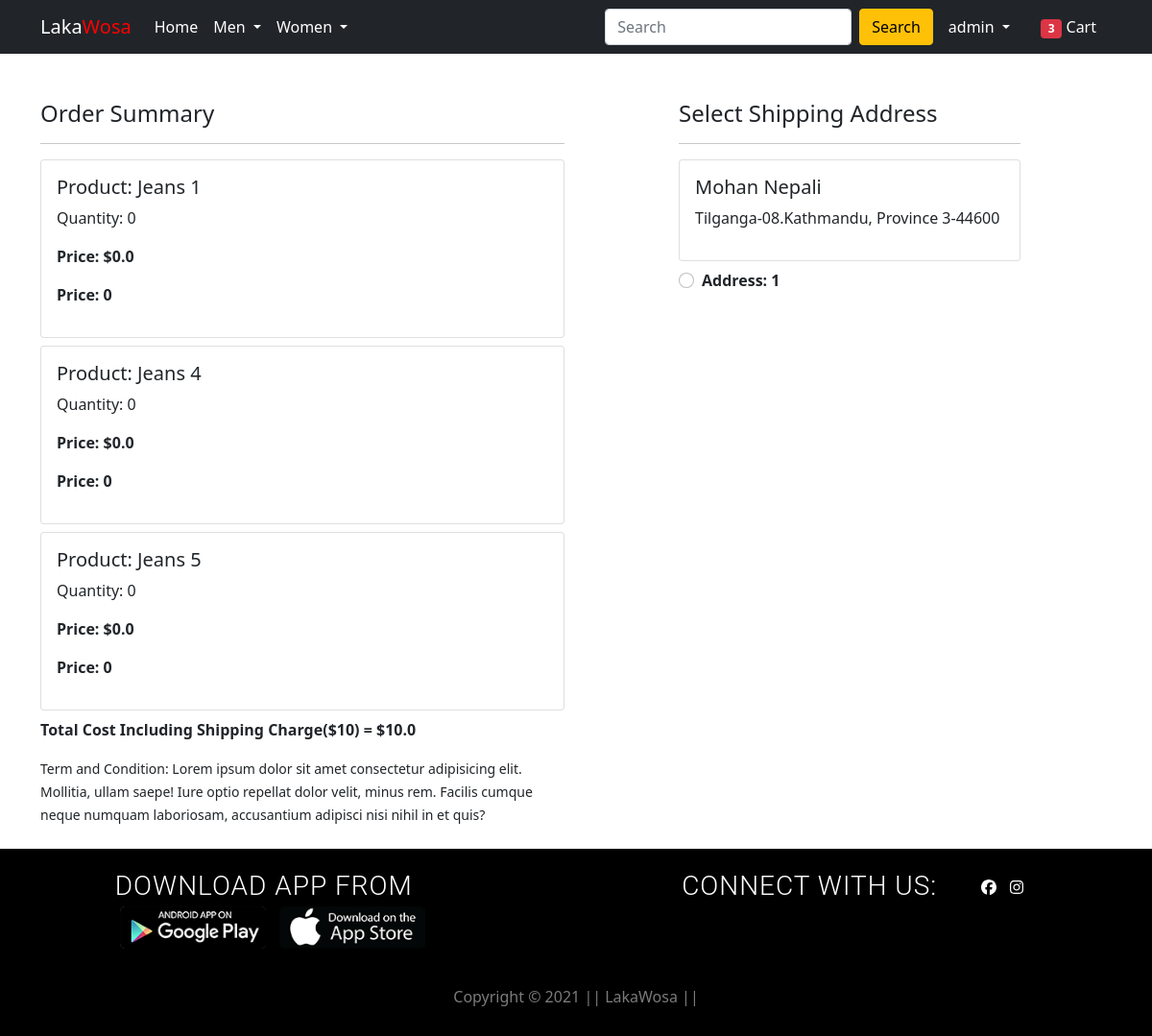
Screenshot of /checkout/ (signed in) with the database file from the repository.
### app/models.py (models this page shows, shortened)
class Cart(models.Model):
    user = models.ForeignKey(User, on_delete=models.CASCADE)
    product = models.ForeignKey(Product, on_delete=models.CASCADE)
    quantity = models.PositiveIntegerField(default=1)
    size = models.PositiveIntegerField(default=1)
    @property
    def total_cost(self):
        return self.quantity * self.product.discounted_price

class Product(models.Model):
    title = models.CharField(max_length=100)
    selling_price = models.FloatField()
    discounted_price = models.FloatField()
    description = models.TextField()
    brand = models.CharField(max_length=100)
    stock = models.IntegerField(default=0)
    category = models.CharField(choices=CATEGORY_CHOICES, max_length=2)
    product_image = models.ImageField(upload_to='productimg')

class Customer(models.Model):
    user = models.ForeignKey(User, on_delete=models.CASCADE)
    name = models.CharField(max_length=200)
    locality = models.CharField(max_length=200)
    city = models.CharField(max_length=200)
    zipcode = models.IntegerField(default=0)
    state = models.CharField(choices=STATE_CHOICES, max_length=50)

### app/views.py (the view)
# urls.py: path('checkout/', views.checkout, name='checkout'),
@login_required
def checkout(request):
    user = request.user #6:0:1
    add = Customer.objects.filter(user=user)
    cart_items = Cart.objects.filter(user=user)
    amount = 0.0
    total_items = 0.0
    shipping_amount = 10.0
    totalamount = 0.0
    cart_product = [p for p in Cart.objects.all() if p.user == request.user]
    if cart_product:
        for p in cart_product:
            temp_amount = (p.quantity * p.product.discounted_price)
            total_items = len(Cart.objects.filter(user=request.user))
            amount+= temp_amount
            totalamount = amount + shipping_amount
            context = {'add':add, 'totalamount':totalamount,'cart_items':cart_items,'total_items':total_items,'id':id}
    return render(request, 'app/checkout.html',context)

### app/templates/app/checkout.html (shortened to what this page needs)
{% extends 'app/base.html' %} {% load static %}  {% block main-content %}
<div class="container">
  <div class="row mt-5">
    <div class="col-sm-6">
      <h4>Order Summary</h4>
      <hr />
      {% for item in cart_items %}
      <div class="card mb-2">
        <div class="card-body">
          <h5>Product: {{item.product.title}}</h5>
          <p name="quantity" id="item.id" value="item.id">Quantity: {{item.quantity}}</p>
          <p class="fw-bold">Price: ${{item.total_cost}}</p>
          <p class="fw-bold" name="stock" id="item.id" value="item.id">Price: {{item.product.stock}}</p>
        </div>
      </div>
      {% endfor %}
      <p class="fw-bold">Total Cost Including Shipping Charge($10) = ${{totalamount}} </p>
      <small
        >Term and Condition: Lorem ipsum dolor sit amet consectetur adipisicing
        elit. Mollitia, ullam saepe! Iure optio repellat dolor velit, minus rem.
        Facilis cumque neque numquam laboriosam, accusantium adipisci nisi nihil
        in et quis?</small
      >
    </div>
    <div class="col-sm-4 offset-sm-1">
      <h4>Select Shipping Address</h4>
      <hr />
      <form action="/paymentdone" id="myform">
        {% for address in add %}
        <div class="card">
          <div class="card-body">
            <h5>{{address.name}}</h5>
            <p>{{address.locality}}.{{address.city}}, {{address.state}}-{{address.zipcode}}</p>
          </div>
        </div>
        <div class="form-check mt-2 mb-5">
          <input class="form-check-input" type="radio" name="custid" id="custadd{{forloop.counter}}" value="{{address.id}}" />
          <label class="form-check-label fw-bold" for=""> Address: {{forloop.counter}} </label>
        </div>
        {% endfor %}
      </form>
    </div>
  </div>
</div>
{% endblock main-content %}

### app/templates/app/base.html (shortened to what this page needs)
<!DOCTYPE html>
{% load static %}
<html lang="en">
  <head>
    <link
      href="https://cdn.jsdelivr.net/npm/bootstrap@5.0.0-beta1/dist/css/bootstrap.min.css"
      rel="stylesheet"
    />
    <link rel="stylesheet" href="{% static 'app/css/owl.carousel.min.css' %}" />
    <link rel="stylesheet" href="{% static 'app/css/all.min.css' %}" />
    <link rel="stylesheet" href="{% static 'app/css/style.css' %}" />
    <link rel="stylesheet" href="{% static 'app/css/footer.css' %}" />
    <link rel="stylesheet" href="{% static 'app/css/gallery.css' %}" />
  </head>
  <body>
    <nav class="navbar navbar-expand-lg navbar-dark bg-dark">
      <div class="container">
        <a class="navbar-brand" href="/">
          Laka<span class="body">Wosa</span></a
        >
        <div class="collapse navbar-collapse" id="navbarSupportedContent">
          <ul class="navbar-nav me-auto mb-2 mb-lg-0">
            <li class="nav-item">
              <a class="nav-link active" aria-current="page" href="/">Home</a>
            </li>
            <li class="nav-item dropdown">
              <a
                class="nav-link dropdown-toggle text-white"
                href="#"
                id="fashionDropdown"
                role="button"
                data-bs-toggle="dropdown"
                aria-expanded="false"
              >
                Men
              </a>
            </li>
            <li class="nav-item dropdown">
              <a
                class="nav-link dropdown-toggle text-white"
                href="#"
                id="fashionDropdown"
                role="button"
                data-bs-toggle="dropdown"
                aria-expanded="false"
              >
                Women
              </a>
            </li>
          </ul>
          <form method="get" action="/search" class="d-flex">
            <input
              name="query"
              id="search"
              class="form-control me-2"
              type="search"
              placeholder="Search"
              aria-label="Search"
              required
            />
            <button class="btn btn-warning" type="submit">Search</button>
          </form>
          <div>
            <ul class="navbar-nav me-auto mb-2 mb-lg-0">
              {% if request.user.is_authenticated %}
              <li class="nav-item dropdown mx-2">
                <a
                  class="nav-link dropdown-toggle text-white"
                  href="#"
                  id="profileDropdown"
                  role="button"
                  data-bs-toggle="dropdown"
                  aria-expanded="false"
                >
                {{request.user.username}}
                </a>
              </li>
              <li class="nav-item mx-2">
                <a href="{% url 'showcart' %}" class="nav-link text-white"
                  ><span class="badge bg-danger">{{total_items}}</span> Cart
                </a>
              </li>
              {% endif %}
            </ul>
          </div>
        </div>
      </div>
    </nav>
     {% block main-content %}{% endblock main-content %}
    <br />
    <footer>
      <div class="footer">
              <div class="download">
                  <h3>Download App From</h3>
                  <div class="d-links">
                      <a href="#"><img src="{% static 'app/images/android.png' %}" alt="#"></a>
                      <a href="#"><img src="{% static 'app/images/iphone.png' %}" alt="#"></a>
                  </div>
              </div>
              <div class="social">
                  <h3>Connect with us:</h3>
                  <ul class="social-icons" style="justify-content: center;">
                      <li><a href="https://www.facebook.com/lakawosa.9"><i class="fab fa-facebook"></i></a></li>
                      <li><a href="https://www.instagram.com/lakawosa/"><i class="fab fa-instagram"></i></a></li>
                  </ul>
              </div>
      </div>
      <div class="copy">
          <p>Copyright &copy; 2021 || LakaWosa || </p>
      </div>
  </footer>
  </body>
</html>

### app/static/app/css/style.css (style rules this page uses)
.body { height: 100 vh; color: red; }

### app/static/app/css/footer.css (style rules this page uses)
* { padding: 0; margin: 0; box-sizing: border-box; }
:root { --Primarycolor: #f39c12; --secondarcolor:#EAB543; --buttoncolor: #008D45; --grey:#95a5a6; --nav-color:#000000; --nav-back:#F7F7F7; }
a { text-decoration: none; }
li { list-style: none; }
.footer { display: flex; align-items: center; justify-content: space-around; flex-wrap: wrap; padding: 15px; background-color: var(--nav-color); color: rgb(255, 255, 255); font-family: 'Roboto',sans-serif; align-items: baseline; }
.footer a { color: white; }
.download,.social { text-transform: uppercase; margin-bottom: 10px; }
.download h3, .social h3 { font-weight: 300; letter-spacing: 1px; margin-bottom: 5px; }
.social { display: flex; align-items: center; }
.d-links>a>img { width: 40%; height: 40%; }
.d-links a { margin: 5px; }
.social-icons { display: flex; align-items: center; margin: 7px; flex-wrap: wrap; }
.social-icons li { margin: 7px; cursor: pointer; transition: color .4s ease-in-out; }
.copy { text-align: center; background-color: var(--nav-color); padding: 10px; }
.copy p { font-weight: 200; padding: 3px; color: whitesmoke; opacity: .5 ; }

### app/static/app/css/gallery.css (style rules this page uses)
* { margin: 0px; padding: 0px; box-sizing: border-box; }
ul li { list-style: none; }

### rows the page displays
Cart: product "Jeans 1", quantity "0", total_cost "0.0", product.stock "0"
Cart: product "Jeans 4", quantity "0", total_cost "0.0", product.stock "0"
Cart: product "Jeans 5", quantity "0", total_cost "0.0", product.stock "0"
Customer: name "Mohan Nepali", locality "Tilganga-08", city "Kathmandu", state "Province 3", zipcode "44600"

### other values shown
{{ request.user.username }} "admin"
{{ total_items }} "3"
{{ totalamount }} "10.0"
